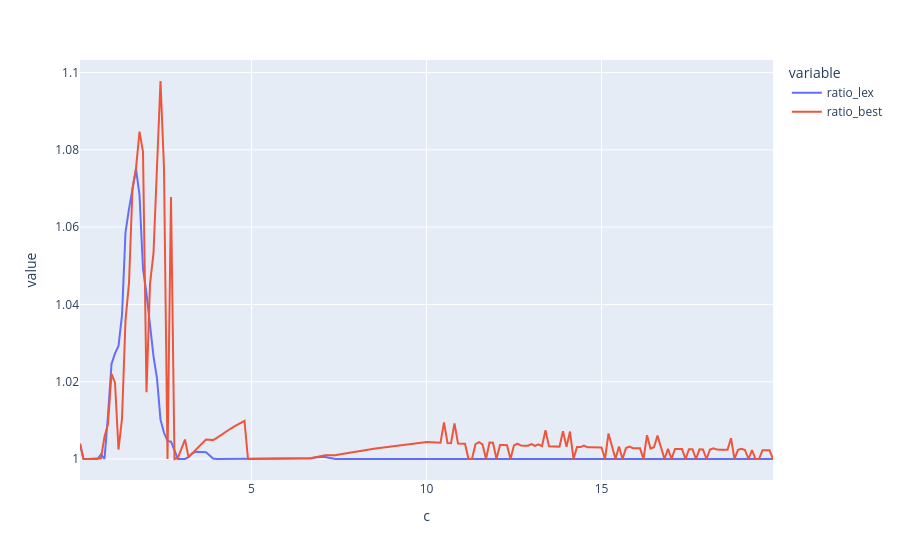

Notebook code for this chart:
### Code cell
results_ratio = {"c": C, "ratio_lex": ratio_lex, "ratio_best": ratio_best}
px.line(results_ratio, x="c", y=["ratio_lex", "ratio_best"], markers=len(C)==1)

### Figure 1 — Plotly figure (JSON) as saved in the notebook; plotly's stock layout.template omitted (floating-point values rounded to 4 significant figures; data arrays with more than 128 entries replaced by an {"elided": "..."} marker saying what was removed)
{"data": [{"hovertemplate": "variable=ratio_lex<br>c=%{x}<br>value=%{y}<extra></extra>", "legendgroup": "ratio_lex", "line": {"color": "#636efa", "dash": "solid"}, "marker": {"symbol": "circle"}, "mode": "lines", "name": "ratio_lex", "orientation": "v", "showlegend": true, "type": "scatter", "x": {"elided": "199 float values"}, "xaxis": "x", "y": {"elided": "199 float values"}, "yaxis": "y"}, {"hovertemplate": "variable=ratio_best<br>c=%{x}<br>value=%{y}<extra></extra>", "legendgroup": "ratio_best", "line": {"color": "#EF553B", "dash": "solid"}, "marker": {"symbol": "circle"}, "mode": "lines", "name": "ratio_best", "orientation": "v", "showlegend": true, "type": "scatter", "x": {"elided": "199 float values"}, "xaxis": "x", "y": {"elided": "199 float values"}, "yaxis": "y"}], "layout": {"legend": {"title": {"text": "variable"}, "tracegroupgap": 0}, "margin": {"t": 60}, "xaxis": {"anchor": "y", "domain": [0, 1], "title": {"text": "c"}}, "yaxis": {"anchor": "x", "domain": [0, 1], "title": {"text": "value"}}}}
